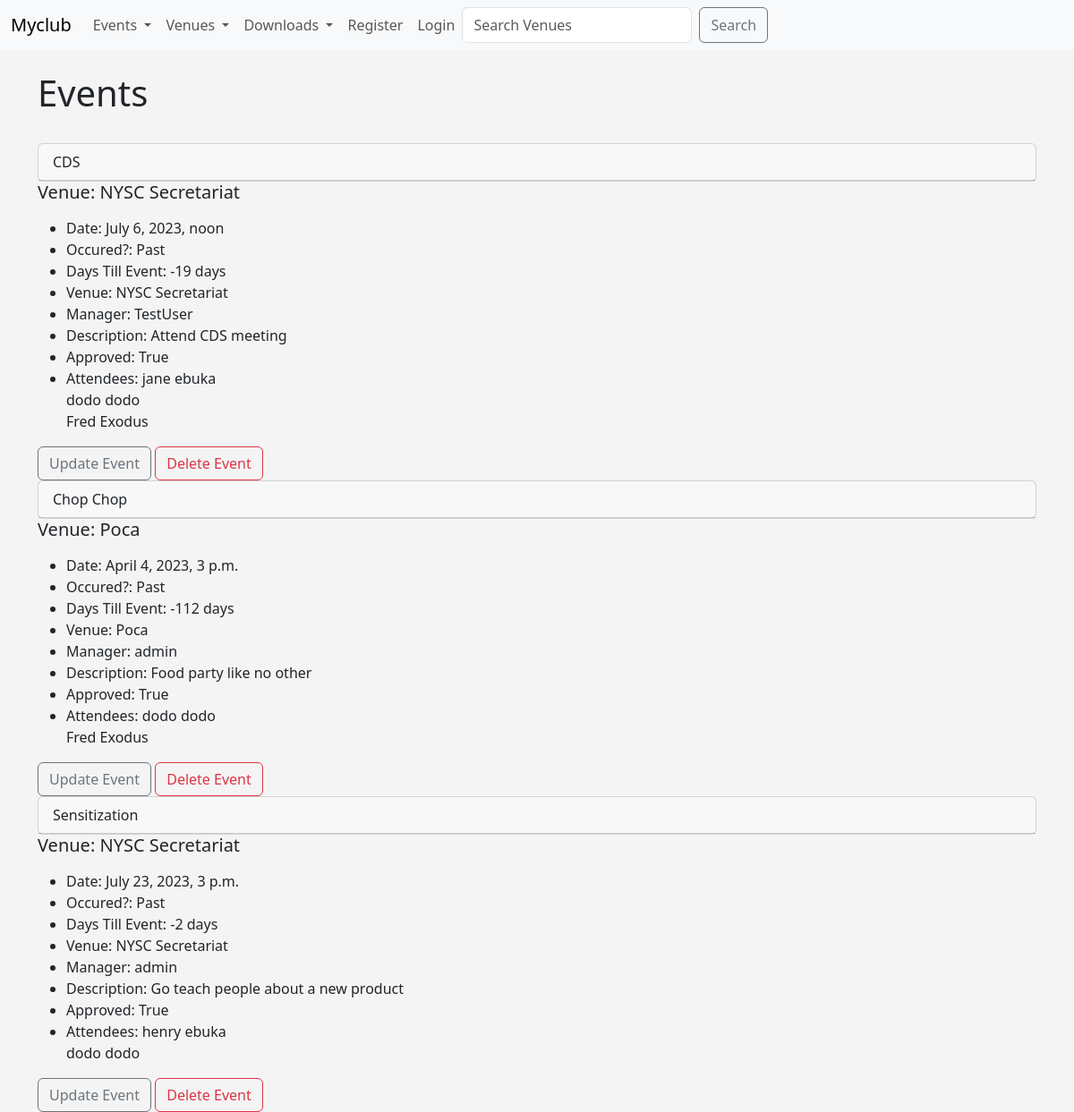
The app's page /events with its own data.
### events/models.py (models this page shows)
class Events(models.Model):
    name = models.CharField('Event name', max_length=100)
    event_date = models.DateTimeField('Event date')
    venue = models.ForeignKey(Venue, blank=True, null=True, on_delete=models.CASCADE)
    manager = models.ForeignKey(User, blank=True, null=True, on_delete=models.SET_NULL)
    description = models.TextField(blank=True)
    attendees = models.ManyToManyField(MyClubUsers, blank=True)
    approved = models.BooleanField('Approved', default=False)
    def __str__(self):
        return self.name
    @property
    def Days_till(self):
        today = date.today()
        days_till = self.event_date.date() - today
        days_till_stripped = str(days_till).split(",",1)[0]
        return days_till_stripped
    @property
    def Is_Valid(self):
        today = date.today()
        if self.event_date.date() < today:
            event = "Past"
        else:
            event = "Still Valid"
        return event

class Venue(models.Model):
    name = models.CharField('Venue name', max_length=100)
    address = models.CharField('Address', max_length=150,)
    phone = models.IntegerField('Contact Phone', max_length=15)
    email_address = models.EmailField('Email Address', max_length=25)
    owner = models.IntegerField('Venue Owner', blank=False, default=1)
    venue_img = models.ImageField(null=True, blank=True, upload_to="images/")
    def __str__(self):
        return self.name

class MyClubUsers(models.Model):
    first_name = models.CharField('First Name', max_length=30)
    last_name = models.CharField('Last Name', max_length=30)
    email_address = models.EmailField('Email', max_length=25)
    phone = models.CharField(max_length=15)
    def __str__(self):
        return self.first_name + ' ' + self.last_name

### events/views.py (the view)
# urls.py: path('events', views.all_events, name="event_list"),
def all_events(request):
    event_list = Events.objects.all()
    p = Paginator(Events.objects.all(), 2)
    page = request.GET.get('page')
    events = p.get_page(page)
    nums = 'a' * events.paginator.num_pages
    return render(request, 'events/events_list.html', {'event_list': event_list, 'events': events, 'nums': nums})

### events/templates/events/events_list.html (shortened to what this page needs)
<!DOCTYPE html>
<html lang="en">
<head>
</head>
<body>
  {% extends 'events/base.html' %}
    {% block content %}
         <h1>Events</h1>
            <br>
    {% for event in event_list %}
    {% if event.approved %}
    <div class="card">
       <div class="card-header">
        {{ event}}
        </div>
    </div>
    <div class="card-body">
          <h5 class="card-title">Venue: {{ event.venue }}</h5>
          <p class="card-text">
            <ul>
        <li>Date: {{ event.event_date }}</li>
        <li>Occured?: {{ event.Is_Valid }} </li>
        <li>Days Till Event: {{ event.Days_till }} </li>
        <li>Venue: {{ event.venue }}</li>
        <li>Manager: {{ event.manager }}</li>
        <li>Description: {{ event.description }}</li>
        <li>Approved: {{ event.approved }} </li>
        <li>Attendees:
        {% for user in event.attendees.all %}
            {{ user }}<br>
        {% endfor %}
        </li>
        </ul>
        </p>
    </div>
        <div class="card-footer text-muted">
            <a href="{% url 'update-event' event.id %}" class="btn btn-outline-secondary btn-sn">Update Event</a>
            <a href="{% url 'delete-event' event.id %}" class="btn btn-outline-danger btn-sn">Delete Event</a>
        </div>
    {% endif %}
    {% endfor %}
    {% endblock %}

### events/templates/events/base.html (style rules this page uses)
body { background: #f4f4f4; }

### records on screen
Events: name "CDS", venue "NYSC Secretariat", event_date "July 6, 2023, noon", Is_Valid "Past", Days_till "-19 days", manager "TestUser", description "Attend CDS meeting", approved "True"
MyClubUsers: first_name+last_name "jane ebuka"
MyClubUsers: first_name+last_name "dodo dodo"
MyClubUsers: first_name+last_name "Fred Exodus"
Events: name "Chop Chop", venue "Poca", event_date "April 4, 2023, 3 p.m.", Is_Valid "Past", Days_till "-112 days", manager "admin", description "Food party like no other", approved "True"
Events: name "Sensitization", venue "NYSC Secretariat", event_date "July 23, 2023, 3 p.m.", Is_Valid "Past", Days_till "-2 days", manager "admin", description "Go teach people about a new product", approved "True"
MyClubUsers: first_name+last_name "henry ebuka"
